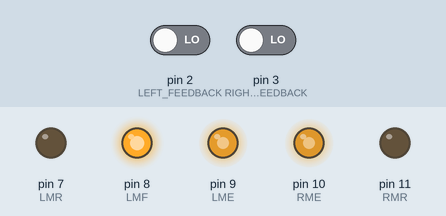
Recording of a sketch running on a simulated Arduino Uno, built with avr-gcc and run on an emulated ATmega328P. Parts: output pins drawn as LEDs (lit = HIGH). Inputs (shaded band) come from the test bench; at power-on: pin 2 (LEFT_FEEDBACK) LOW, pin 3 (RIGHT_FEEDBACK) LOW. What the sketch prints to the serial monitor is not drawn.

Above: at 0.1 s.
At 11.6 s:
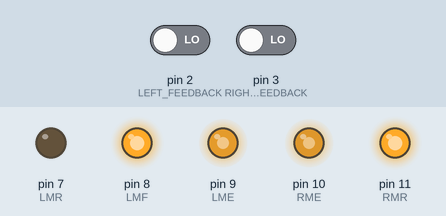
At 24.9 s:
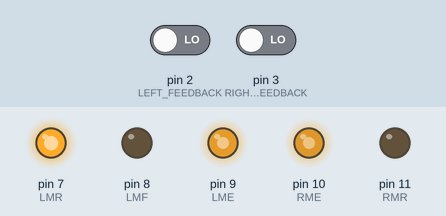
At 34.7 s:
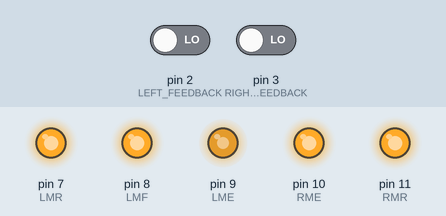
At 36.7 s:
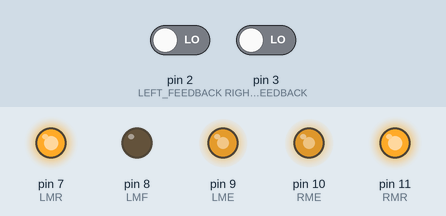
Timing chart, 0 to 40.0 s (numbered marks = the images above):
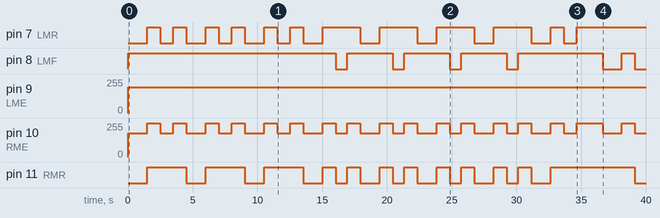

Measured:
- by itself, pin 7 (LMR): LOW → HIGH at 1.5 s, → LOW 1.0 s later, → HIGH 1.0 s later, → LOW 1.0 s later, … (23 changes in this stretch)
- by itself, pin 8 (LMF): goes HIGH 16.0 s, 3 × (LOW 0.90 s, HIGH 3.5 s), LOW 0.90 s, HIGH 6.5 s, LOW 1.5 s, HIGH 1.0 s, then LOW
- by itself, pin 9 (LME): 0/255 → 195/255 at 0.00 s
- by itself, pin 11 (RMR): repeats every 4.4 s: HIGH 1.0 s, LOW 0.90 s, HIGH 1.0 s, LOW 1.5 s
- by itself, pin 10 (RME): 0/255 → 180/255 at 0.00 s, → 255/255 1.5 s later, → 180/255 1.0 s later, → 255/255 1.0 s later, … (35 changes in this stretch)

The sketch:

Hyppbeast_RVinfinty_movement.ino
```cpp
int LME = 9;
int LMR = 7;
int LMF = 8;
int RME = 10;
int RMR = 11;
int RMF = 12;
int leftspeed = 195;
int rightspeed = 180;

const int LEFT_FEEDBACK = 2; // Pin numbers on Rover
const int RIGHT_FEEDBACK = 3;

volatile int leftcounter = 0; // initiate counter to zero for start
volatile int rightcounter = 0; // counter could always be reset

void setup() {
  Serial.begin(115200);
  pinMode(LME, OUTPUT);
  pinMode(RMR, OUTPUT);
  pinMode(RME, OUTPUT);
  pinMode(LMF, OUTPUT);
  pinMode(LMR, OUTPUT);
  pinMode(LME, OUTPUT);
    attachInterrupt(digitalPinToInterrupt(LEFT_FEEDBACK), LeftMotorISR,RISING);
    attachInterrupt(digitalPinToInterrupt(RIGHT_FEEDBACK), RightMotorISR, RISING);

}

void loop() {


  Serial.println("Left counter ");
    Serial.print(leftcounter);

    Serial.println("Right counter ");
    Serial.print(rightcounter);

    if(leftcounter > rightcounter){
      Serial.print("Left bigger");
    }

    if(rightcounter > leftcounter){
      Serial.print("right bigger");
    }

  forwards();
  delay(1500);
  Stop(1000);

  right();
  delay(1010);
  Stop(1000);

  forwards();
  delay(1500);
  Stop(1000);

  right();
  delay(1010);
  Stop(1000);

  forwards();
  delay(1500);
  Stop(1000);

  right();
  delay(1010);
  Stop(1000);

  forwards();
  delay(1500);
  Stop(1000);

  left();
  delay(900);
  Stop(1000);

  forwards();
  delay(1500);
  Stop(1000);

  left();
  delay(900);
  Stop(1000);

  forwards();
  delay(1500);
  Stop(1000);

  left();
  delay(900);
  Stop(1000);

  forwards();
  delay(1500);
  Stop(1000);

  left();
  delay(900);
  Stop(1000);

  forwards();
  delay(1500);
  Stop(1000);

  right();
  delay(1010);
  Stop(2000);

  backwards();
  delay(1500);
  Stop(1000);

  RVright();
  delay(1010);
  Stop(1000);

  backwards();
  delay(1500);
  Stop(1000);

  RVright();
  delay(1010);
  Stop(1000);

  backwards();
  delay(1500);
  Stop(1000);

  RVright();
  delay(1000);
  Stop(1000);

  backwards();
  delay(1500);
  Stop(1000);

  RVleft();
  delay(900);
  Stop(1000);

  backwards();
  delay(1500);
  Stop(1000);

  RVleft();
  delay(900);
  Stop(1000);

  backwards();
  delay(1500);
  Stop(1000);

  RVleft();
  delay(930);
  Stop(1000);

  backwards();
  delay(1500);
  Stop(1000);

  RVleft();
  delay(950);
  Stop(1000);

  backwards();
  delay(1500);
  Stop(1000);

  RVright();
  delay(1010);
  Stop(20000);
}

  void forwards() {
  analogWrite(LME, leftspeed);
  analogWrite(RME, rightspeed);
  digitalWrite(LMF, HIGH);
  digitalWrite(RMF, HIGH);
  digitalWrite(LMR, LOW);
  digitalWrite(RMR, LOW);
  //delay(750);
}

  void Stop(int delaytime) {
  digitalWrite(RME, HIGH);
  digitalWrite(LMF, HIGH);
  digitalWrite(RMF, HIGH);
  digitalWrite(LMR, HIGH);
  digitalWrite(RMR, HIGH);
  delay (delaytime);
}
  void right() {
  analogWrite(LME, leftspeed);
  analogWrite(RME, rightspeed);
  digitalWrite(LMF, HIGH);
  digitalWrite(RMF, LOW);
  digitalWrite(LMR, LOW);
  digitalWrite(RMR, HIGH);
  //delay(425);
}
  void left() {
  analogWrite(LME, leftspeed);
  analogWrite(RME, rightspeed);
  digitalWrite(LMF, LOW);
  digitalWrite(RMF, HIGH);
  digitalWrite(LMR, HIGH);
  digitalWrite(RMR, LOW);
 //elay(1000);
}
void backwards() {
  analogWrite(LME, leftspeed);
  analogWrite(RME, rightspeed);
  digitalWrite(LMF, LOW);
  digitalWrite(RMF, LOW);
  digitalWrite(LMR, HIGH);
  digitalWrite(RMR, HIGH);
  //delay(750);
}
void RVright() {
  analogWrite(LME, leftspeed);
  analogWrite(RME, rightspeed);
  digitalWrite(LMF, LOW);
  digitalWrite(RMF, HIGH);
  digitalWrite(LMR, HIGH);
  digitalWrite(RMR, LOW);
  //delay(425);
}
  void RVleft() {
  analogWrite(LME, leftspeed);
  analogWrite(RME, rightspeed);
  digitalWrite(LMF, HIGH);
  digitalWrite(RMF, LOW);
  digitalWrite(LMR, LOW);
  digitalWrite(RMR, HIGH);
 //elay(1000);
}

void LeftMotorISR(){
    // adds one to the counter on each motor revolution
    leftcounter++;
}

void RightMotorISR(){
    // adds one to the counter on each motor revolution
    rightcounter++;
}
```
